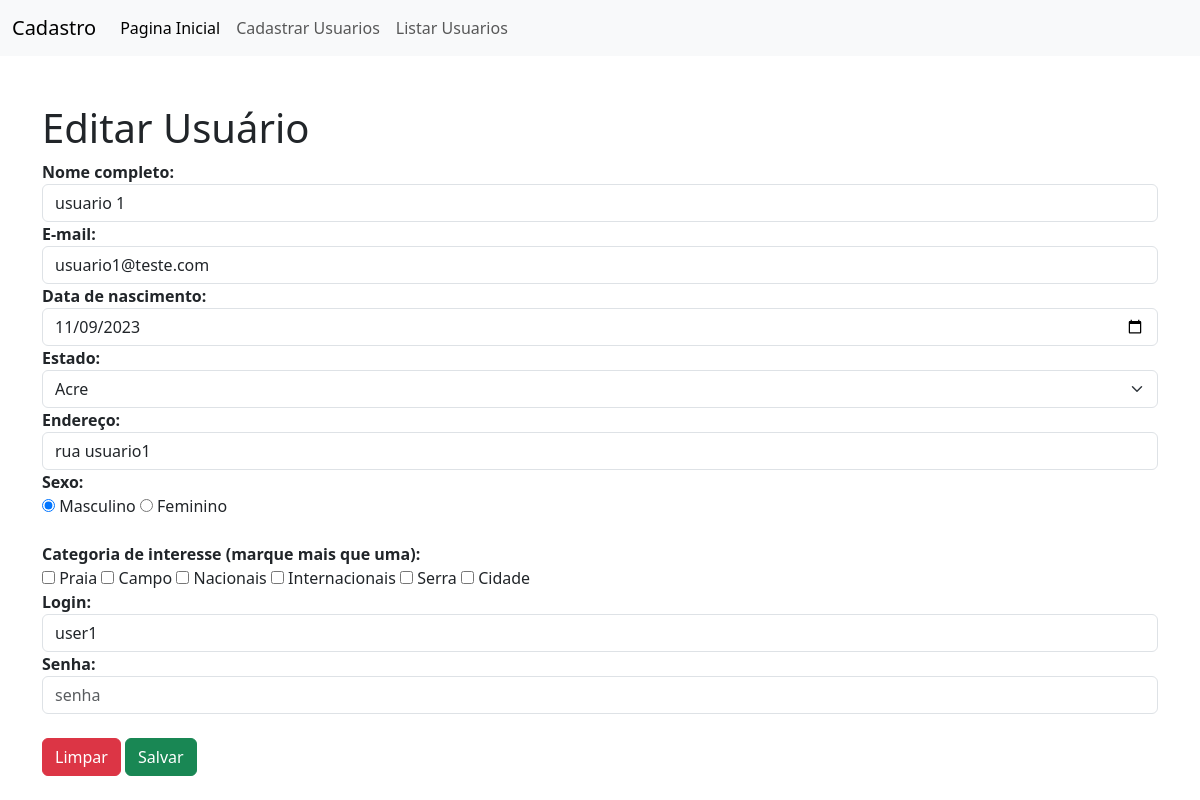
/?page=editarUsuario&ID_User=26, run on the app's committed database.
### tables this page shows
CREATE TABLE `usuario` (
  `ID_User` int(4) NOT NULL COMMENT 'Primary Key',
  `NM_User` varchar(250) NOT NULL COMMENT 'Name User',
  `EM_User` varchar(250) NOT NULL COMMENT 'E-mal User',
  `DN_User` date NOT NULL COMMENT 'Date User',
  `ST_User` varchar(250) NOT NULL COMMENT 'State User',
  `AD_User` varchar(250) NOT NULL COMMENT 'Address User',
  `SX_User` varchar(10) NOT NULL COMMENT 'Sex User',
  `CT_User` varchar(100) NOT NULL COMMENT 'Category Interest',
  `LG_User` varchar(100) NOT NULL COMMENT 'Login User',
  `PS_User` varchar(250) NOT NULL COMMENT 'Password User'
);

### editarUsuario.php (the view, shortened to what this page needs)
<h1> Editar Usuário</h1>
<?php
        $sql = "SELECT * FROM usuario WHERE ID_USer=".$_REQUEST["ID_User"];
        $registro = $connect->query($sql);
        $row = $registro->fetch_object();
?>
<form action="?page=grava" method="POST">
      <div class="row">
                <div class="col-sm-12">
                  <label><b>Nome completo:</b> </label><br>
                  <input type="text" name="nome" value="<?php print $row->NM_User; ?>" class="form-control" required>
                </div>
                <div class="col-sm-12">
                  <label><b>E-mail:</b> </label><br>
                  <input type="email" name="email" value="<?php print $row->EM_User; ?>" class="form-control" required>
                </div>
                <div class="col-sm-12">
                  <label><b>Data de nascimento:</b> </label><br>
                  <input type="date" name="nascimento" value="<?php print $row->DN_User; ?>" class="form-control" required>
                </div>
                <div class="col-sm-12">
                  <label><b>Estado:</b> </label><br>
                  <select class="form-select" name="estado" value="<?php print $row->ST_User; ?>" class="form-control" required>
                    <option value="Acre - AC">Acre</option>
                  </select>
                </div>
                <div class="col-sm-12">
                  <label><b>Endereço:</b> </label><br>
                  <input type="text" name="endereco" value="<?php print $row->AD_User; ?>" class="form-control" required>
                </div>
                <div class="col-sm-12">
                  <label><b>Sexo:</b> </label><br>
                  <input type="radio" name="sexo" value="masculino" <?php if ($row->SX_User == 'masculino') { print 'checked'; } ?>> Masculino
                  <input type="radio" name="sexo" value="feminino" <?php if ($row->SX_User == 'feminino') { print 'checked'; } ?>> Feminino
                </div>
                <div class="col-sm-12">
                  <br><b>Categoria de interesse (marque mais que uma):</b> </label><br>
                  <input type="checkbox" name="categoria[ ]" id="" value="praia"> Praia
                  <input type="checkbox" name="categoria[ ]" id="" value="campo"> Campo
                  <input type="checkbox" name="categoria[ ]" id="" value="nacionais"> Nacionais
                  <input type="checkbox" name="categoria[ ]" id="" value="internacionais"> Internacionais
                  <input type="checkbox" name="categoria[ ]" id="" value="serra"> Serra
                  <input type="checkbox" name="categoria[ ]" id="" value="cidade"> Cidade
                </div>
                <div class="col-sm-12">
                  <label><b>Login:</b> </label><br>
                  <input type="text" name="login" placeholder="nome de usuario" value="<?php print $row->LG_User; ?>" class="form-control" required>
                </div>
                <div class="col-sm-12">
                  <label><b>Senha:</b> </label><br>
                  <input type="password" name="senha" placeholder="senha" class="form-control" required>
                </div>
                <div class="col-sm-12"> <Br>
                  <input type="reset" value="Limpar" class="btn btn-danger">
                  <input type="submit" value="Salvar" class="btn btn-success">
                </div>
        </div>
</form>

### data on the page
usuario: nome "usuario 1", email "usuario1@teste.com", nascimento "11/09/2023", estado "Acre", endereco "rua usuario1", SX_User "☑", login "user1"
